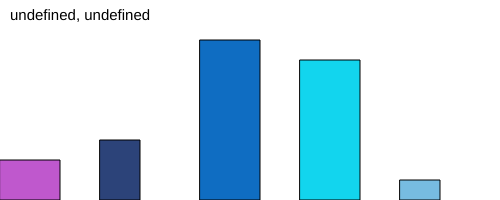
Frame 1 (no input)
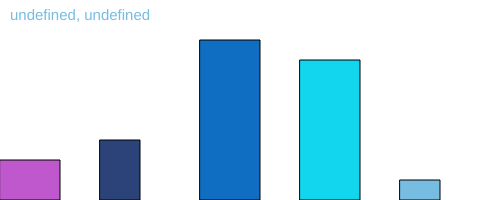
Frame 60 (no input)
Frame 120 (the mouse pressed at the canvas centre since frame 60): identical to frame 60, image omitted

The p5.js sketch that drew these frames (run headless with seeded random() and noise() and a simulated clock; from frame 60 on, the mouse is pressed at the canvas centre):

// p5.js sketch
// ── sketch.js
/** @type {Data[]} */
const columns = [];
const NUM_SHAPES = 5;
let ascending = true;
let sortText;
let orderText;
let button;

function setup() 
{
    createCanvas(500, 200);
    randomShapes();
    textSize(15)
    button = createButton('order')
    button.mousePressed(orderChange)
}

function draw() 
{
    
    background(255);
    text((sortText +', ' +orderText),10,20)
    for (let i = 0; i < columns.length; i++) 
    {  
        const x = width / NUM_SHAPES * i;
        const y = height - columns[i].height;
        columns[i].draw(x, y);
    }
    
}


/**
 * Populates the array with random Data objects
 */
function randomShapes() 
{
    for (let i = 0; i < NUM_SHAPES; i++) 
    {
        const dataWidth = floor(random(1, 5.1)) * 20;
        const dataHeight = floor(random(1, 10.1)) * 20;
        const dataColour = color(random(255), random(255), random(255));
        columns[i] = new Data(dataWidth, dataHeight, dataColour);
    }
}

/**
 * Represents a piece of data e.g. a column in a bar chart.
 */
class Data 
{
    width;
    height;
    colour;

    /**
     * Creates a new Data object.
     * @param {number} w The width
     * @param {number} h The height
     * @param {Color} col The fill colour
     */
    constructor(w, h, col) {
        this.width = w;
        this.height = h;
        this.colour = col;
    }

    /**
     * Draws the data at the specified coordinates.
     * @param {number} x The x coordinate in CORNER mode
     * @param {number} y The y coordinate in CORNER mode
     */
    draw(x, y) {
        rectMode(CORNER);
        fill(this.colour);
        rect(x, y, this.width, this.height);
    }
}

function keyPressed()
{

    if (key === 'w' )
    {
        sortText = 'width'
        for(let i = 0; i < columns.length; i++)
        {
            for(let j = i + 1; j < columns.length; j++)
            {
                
                if (columns[i].width > columns[j].width)
                {
                    let temp = columns[i];
                    columns[i] = columns[j]
                    columns[j] = temp;
                } 
                
                           
            }
        }
    }

    if (key === 'h')
    {
        sortText = 'height'
        for(let i = 0; i < columns.length; i++)
        {
            for(let j = i + 1; j < columns.length; j++)
            {
                if (columns[i].height < columns[j].height)
                {
                    let temp = columns[i];
                    columns[i] = columns[j]
                    columns[j] = temp;

                }            
            }
        }
    }

    if (key === 'c')
    {
        sortText = 'colour'
        for(let i = 0; i < columns.length; i++)
        {
            const colI = columns[i].colour;
            const colsI = (int(red(colI))+int(green(colI))+int(blue(colI)))
            for(let j = i + 1; j < columns.length; j++)
            {
                const colJ = columns[j].colour;
                const colsJ = (int(red(colJ))+int(green(colJ))+int(blue(colJ)))
                if (colsI < colsJ)
                {
                    let temp = columns[i];
                    columns[i] = columns[j]
                    columns[j] = temp;

                }            
            }

        }
    }
}

function orderChange()
{
    if (ascending === true)
    {
        ascending = false;
        orderText = 'decending'
        let temp = []
        for (let i = columns.length-1; i <= 0; i--)
        {
            temp.push(columns[i])
        }
        columns = temp;
    
    }
    else
    {
        ascending = true;
        orderText = 'acending'
        let temp = []
        for (let i = 0; i < columns.length; i++)
        {
            temp.push(columns[i])
        }
        columns = temp;
    }
}
